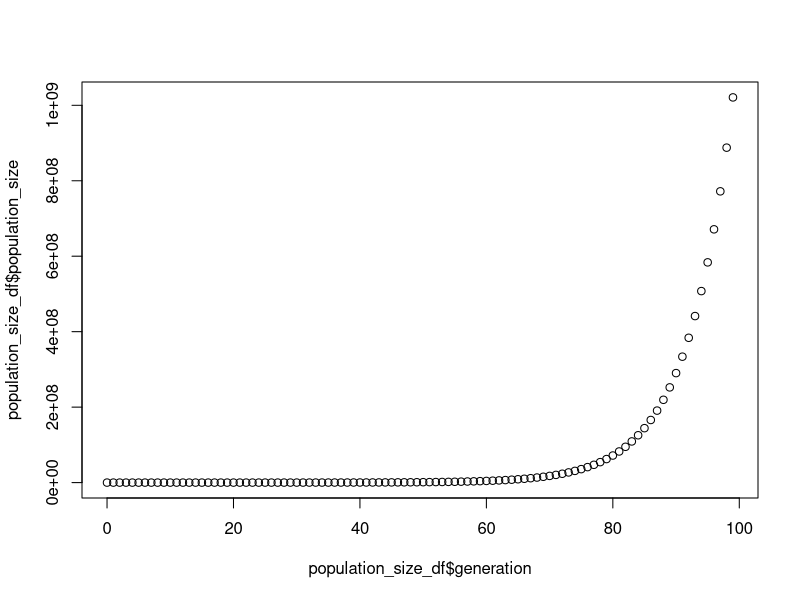

Here is the R script that generated this plot:
starting_pop <- 1000

birthrate <- 2.3/2
deathrate <- 1

generations <- 100


population_size_df <- data.frame(generation = 0:(generations-1), 
                                 population_size = c(starting_pop,rep(NA, 
                                                                      generations-1)),
                                 new_births = NA,
                                 new_deaths = NA)


for(gen_index in 2:nrow(population_size_df)){
  
  population_size_df[gen_index,"new_births"] <- round(population_size_df[gen_index-1,"population_size"] * birthrate)
  population_size_df[gen_index,"new_deaths"] <- round(population_size_df[gen_index-1,"population_size"] * deathrate)
  
  new_pop_size <-  population_size_df[gen_index-1,"population_size"] + 
    population_size_df[gen_index,"new_births"]  - population_size_df[gen_index,"new_deaths"]
  
  population_size_df[gen_index,"population_size"] <- ifelse(new_pop_size > 0, new_pop_size, 0)
  
  
}


plot(x=population_size_df$generation,y=population_size_df$population_size)
